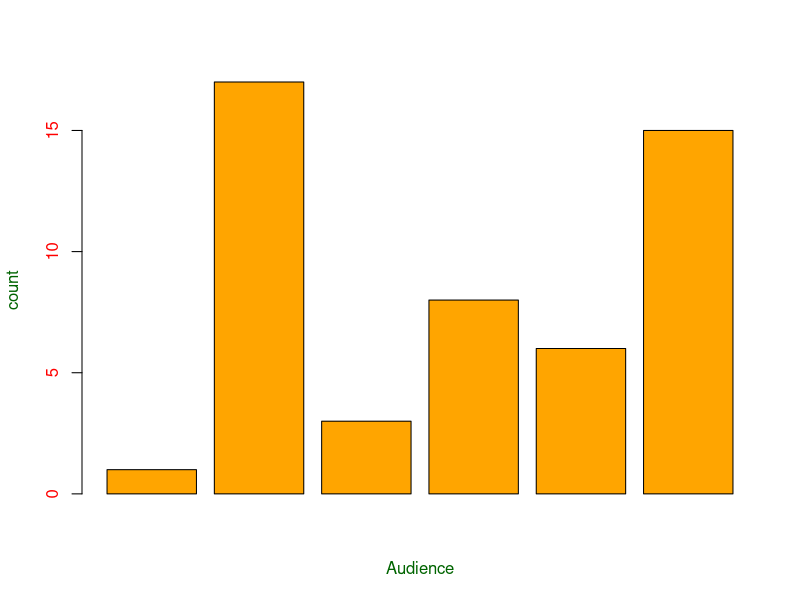
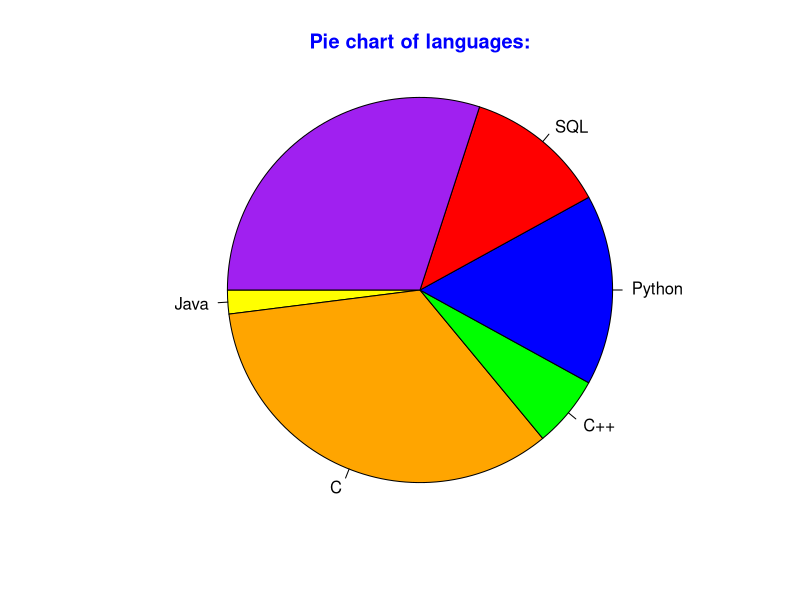
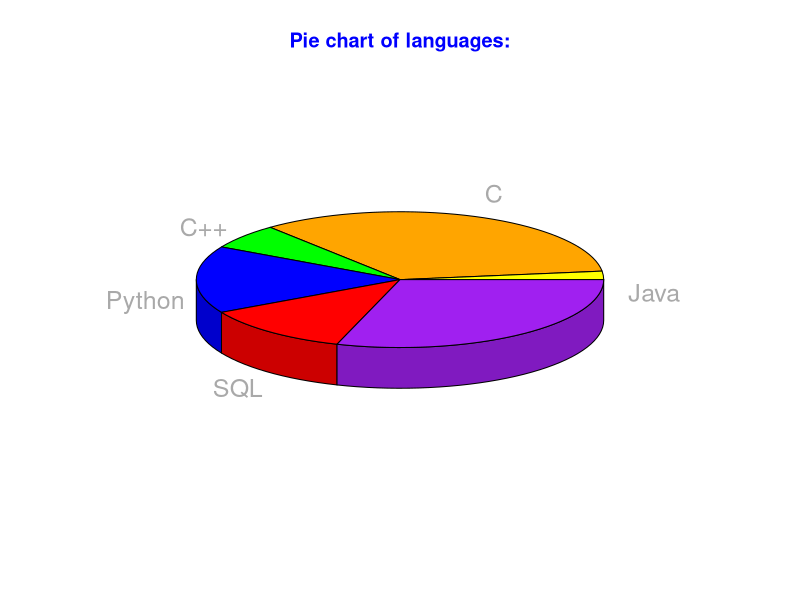
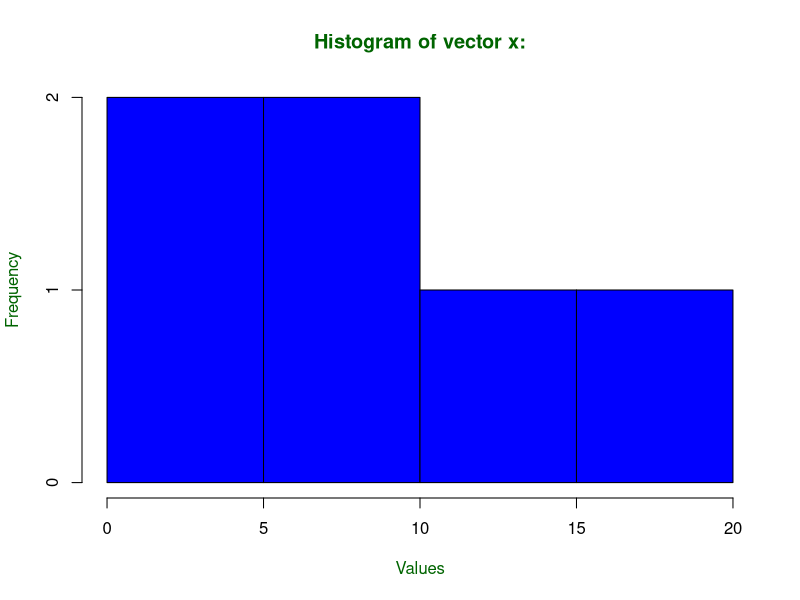
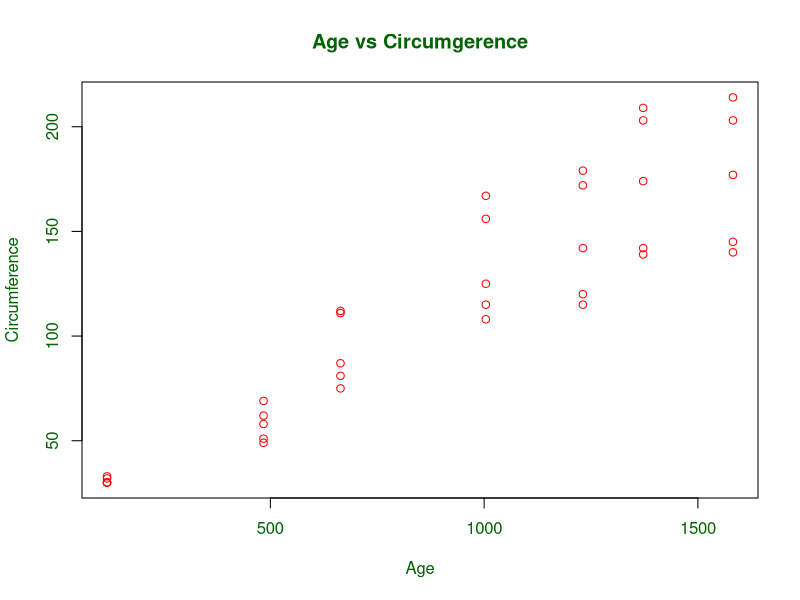
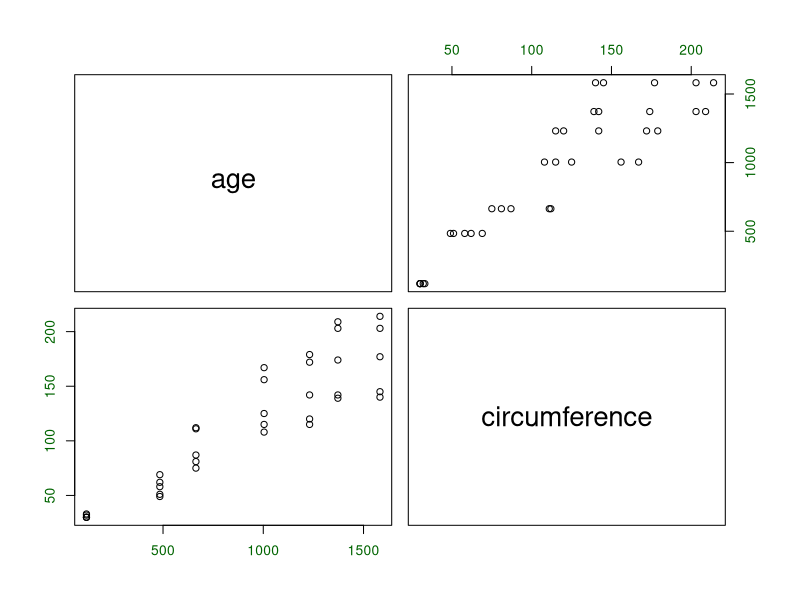
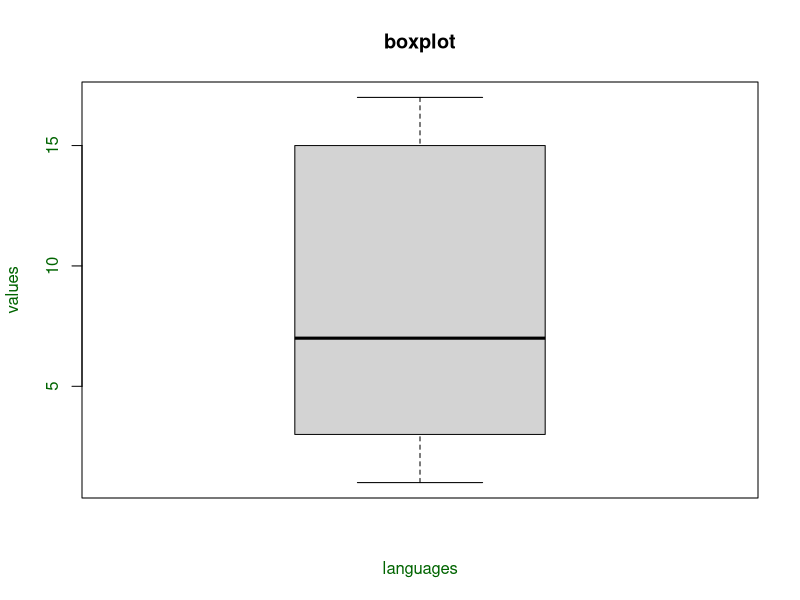

Generate these figures, in order, with R:
x<-c(1,17,3,8,6,15)

barplot(x,xlab="Audience",ylab="count",col="orange",col.axis="red",col.lab="darkgreen")

names(x)<-c("Java","C","C++","Python","SQL")

pie(x,labels=names(x),col=c("yellow","orange","green","blue","red","purple"),main="Pie chart of languages:",col.main="blue",radius=-1)

library(plotrix)

pie3D(x,labels=names(x),col=c("yellow","orange","green","blue","red","purple"),main="Pie chart of languages:",col.main="blue",labelcol="darkgray")

hist(x,xlab = "Values",main="Histogram of vector x:",col = "blue",col.lab= "darkgreen",col.main="darkgreen")

orange<- Orange[,c("age","circumference")]

plot(x=orange$age,y=orange$circumference,xlab = "Age", ylab = "Circumference",col="red", main = "Age vs Circumgerence",col.lab = "darkgreen", col.main = "darkgreen",col.axis = "darkgreen")

pairs(~age + circumference, data = Orange, col.axis = "darkgreen")

boxplot(x,xlab = "languages",ylab="values",main="boxplot",col.axis = "darkgreen", col.lab = "darkgreen")
